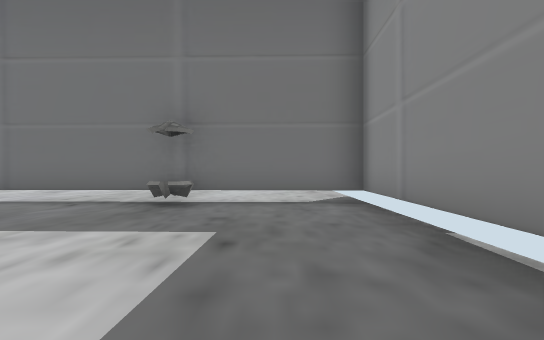
view 1 (above)

12 first-person views from a walk through a 3-D level made in the Unity game engine. The camera is 1.2 m above the floor, looks level and sees 80° across. The floor is counted in squares, 2 m on a side. Each view is taken from the middle of a square. On the plan, view 1 faces up. The plan holds only what a view shows up to about 10 squares ahead; the rest is blank. The place goes on beyond the plan. Some surface patterns are stand-ins.

view 2
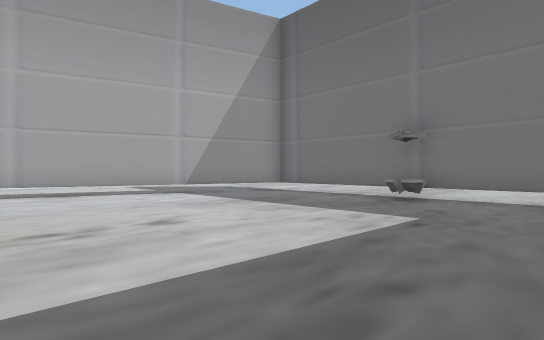

view 3
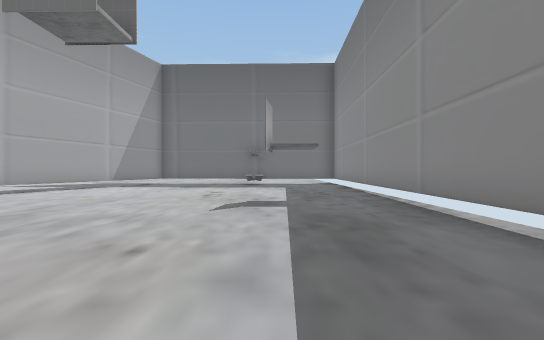

view 4
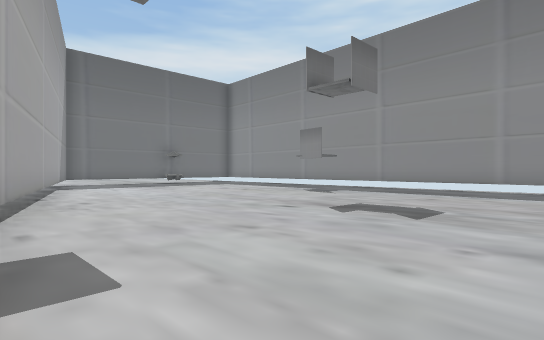

view 5
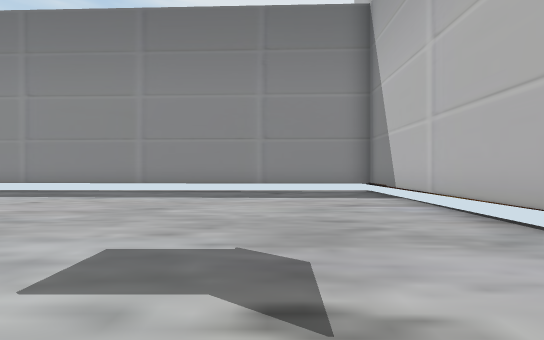

view 6
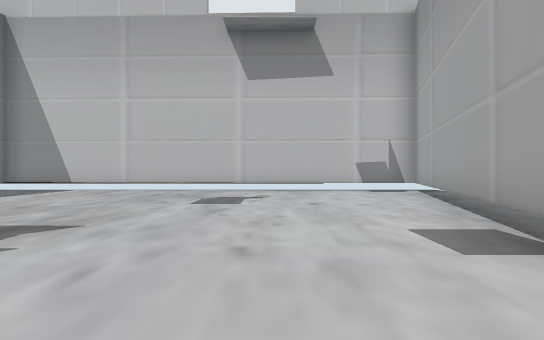

view 7
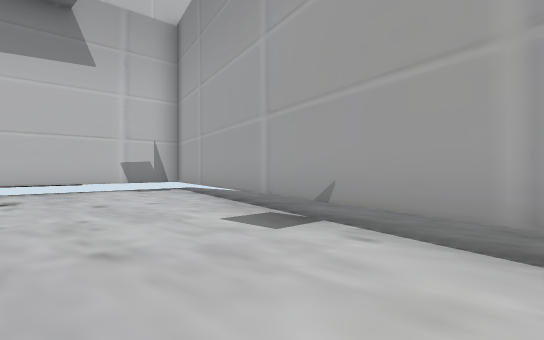

view 8
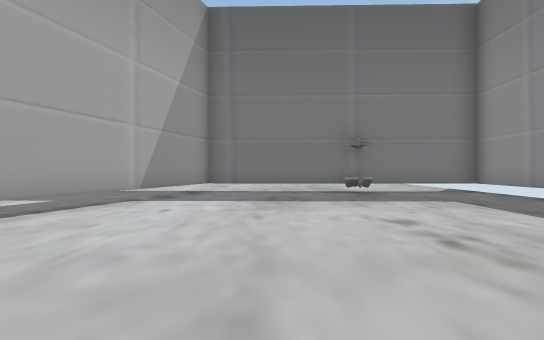

view 9
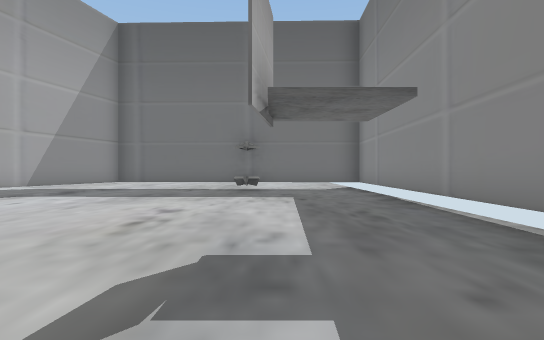

view 10
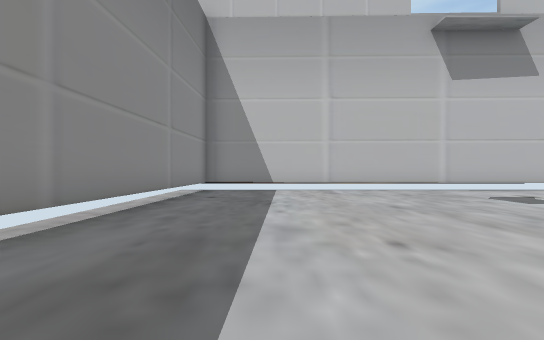

view 11
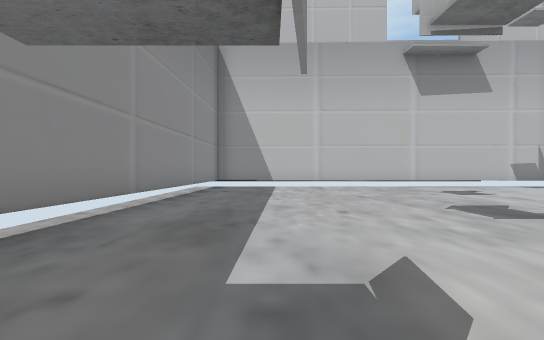

view 12
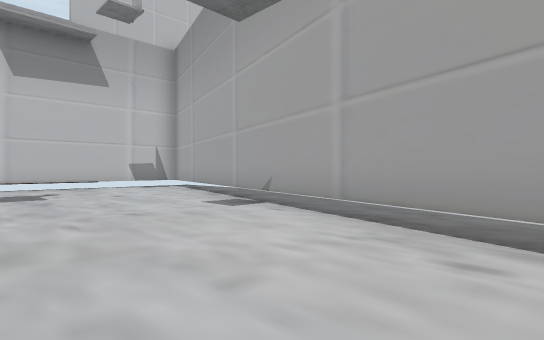

### Floor plan
Key: @ floor where view 1 was taken; # wall or solid block; . floor; T thing the floor can be seen under or through; O other object.
Columns run from 11 left of view 1 to 2 right of it. Each row starts with its distance up from view 1.
  8     .........
  7     ..##.....
  6      #..#OTT##
  5   ..T........#
  4   ..T........#
  3   ..T........#
  2  ...T........#
  1 ...T.........#
  0 ...T.......@.#
 -1  ..T.........#
 -2  .T..........#
 -3  .T..........#
 -4  .T..........#
 -5 ..T..........#
 -6 .T...........#
 -7 .T...........#
 -8 .T...........#
 -9 #............#
-10 #...........##
-11 #...........#
-12 #...........#
-13 #############

Where each view was taken, in squares from view 1:
view 1: 0 up, 0 right, facing up
view 2: 1 down, 1 right, facing up-left
view 3: 8 down, 1 left, facing up
view 4: 8 down, 9 left, facing up-right
view 5: 10 down, 8 left, facing right
view 6: 3 down, 7 left, facing down
view 7: 3 down, 6 left, facing down-left
view 8: 3 down, 4 left, facing up
view 9: 4 down, 1 left, facing up
view 10: 3 down, 1 left, facing down
view 11: 1 down, 1 left, facing down
view 12: 1 down, 5 left, facing down-left
